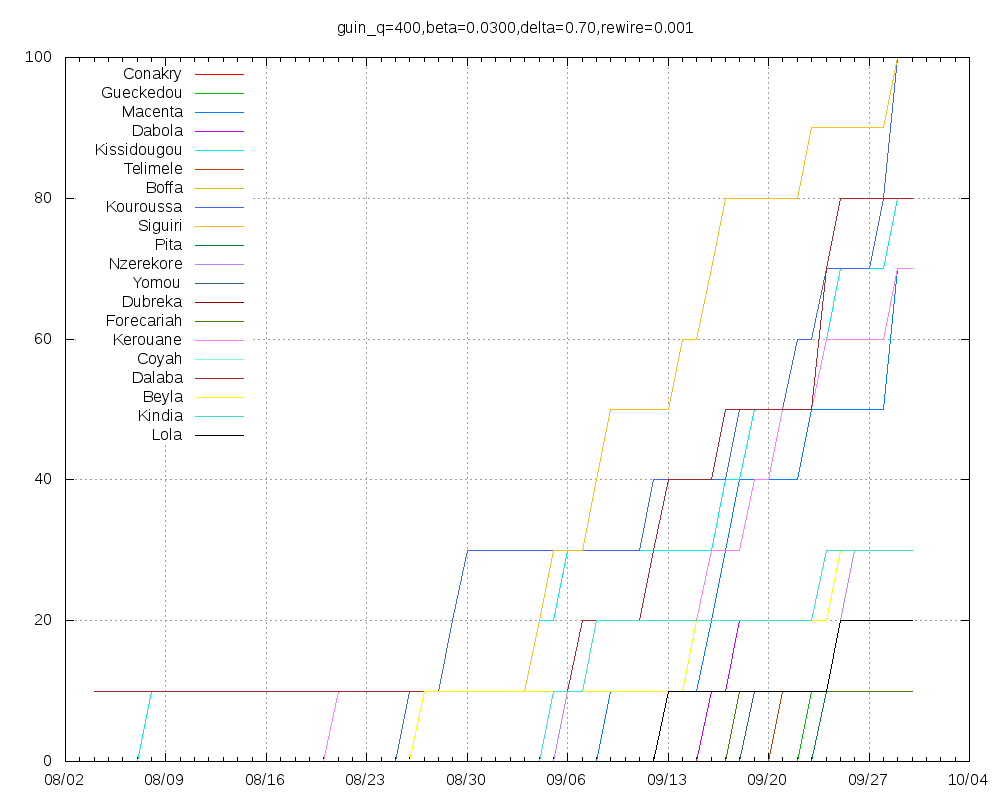

Source code (gnuplot):
set title "guin_q=400,beta=0.0300,delta=0.70,rewire=0.001"
set key top left
set grid
set xdata time
set timefmt "%Y-%m-%d"
set terminal png size 1000,800
set output "guin_q=400,beta=0.0300,delta=0.70,rewire=0.001.png"
plot "Conakry.tab" using 1:2 title "Conakry" with lines,"Gueckedou.tab" using 1:2 title "Gueckedou" with lines,"Macenta.tab" using 1:2 title "Macenta" with lines,"Dabola.tab" using 1:2 title "Dabola" with lines,"Kissidougou.tab" using 1:2 title "Kissidougou" with lines,"Telimele.tab" using 1:2 title "Telimele" with lines,"Boffa.tab" using 1:2 title "Boffa" with lines,"Kouroussa.tab" using 1:2 title "Kouroussa" with lines,"Siguiri.tab" using 1:2 title "Siguiri" with lines,"Pita.tab" using 1:2 title "Pita" with lines,"Nzerekore.tab" using 1:2 title "Nzerekore" with lines,"Yomou.tab" using 1:2 title "Yomou" with lines,"Dubreka.tab" using 1:2 title "Dubreka" with lines,"Forecariah.tab" using 1:2 title "Forecariah" with lines,"Kerouane.tab" using 1:2 title "Kerouane" with lines,"Coyah.tab" using 1:2 title "Coyah" with lines,"Dalaba.tab" using 1:2 title "Dalaba" with lines,"Beyla.tab" using 1:2 title "Beyla" with lines,"Kindia.tab" using 1:2 title "Kindia" with lines,"Lola.tab" using 1:2 title "Lola" with lines
